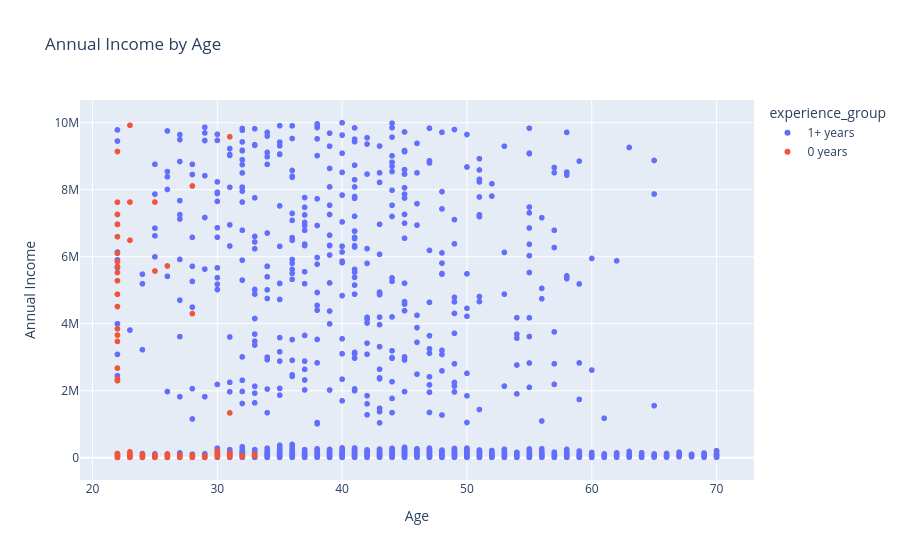

The notebook cell saved with this chart:
### Code cell
fig = px.scatter(
    df3,
    x='age',
    y='annual_income',
    color='experience_group',
    title='Annual Income by Age',
    labels={
        'age': 'Age',
        'annual_income': 'Annual Income'
    }
)

fig.show()

### Figure 1 — Plotly figure (JSON) as saved in the notebook; plotly's stock layout.template omitted (floating-point values rounded to 4 significant figures; data arrays with more than 128 entries replaced by an {"elided": "..."} marker saying what was removed)
{"data": [{"hovertemplate": "experience_group=1+ years<br>Age=%{x}<br>Annual Income=%{y}<extra></extra>", "legendgroup": "1+ years", "marker": {"color": "#636efa", "symbol": "circle"}, "mode": "markers", "name": "1+ years", "showlegend": true, "type": "scattergl", "x": {"elided": "14222 int values"}, "xaxis": "x", "y": {"elided": "14222 float values"}, "yaxis": "y"}, {"hovertemplate": "experience_group=0 years<br>Age=%{x}<br>Annual Income=%{y}<extra></extra>", "legendgroup": "0 years", "marker": {"color": "#EF553B", "symbol": "circle"}, "mode": "markers", "name": "0 years", "showlegend": true, "type": "scattergl", "x": {"elided": "778 int values"}, "xaxis": "x", "y": {"elided": "778 float values"}, "yaxis": "y"}], "layout": {"legend": {"title": {"text": "experience_group"}, "tracegroupgap": 0}, "title": {"text": "Annual Income by Age"}, "xaxis": {"anchor": "y", "domain": [0, 1], "title": {"text": "Age"}}, "yaxis": {"anchor": "x", "domain": [0, 1], "title": {"text": "Annual Income"}}}}
